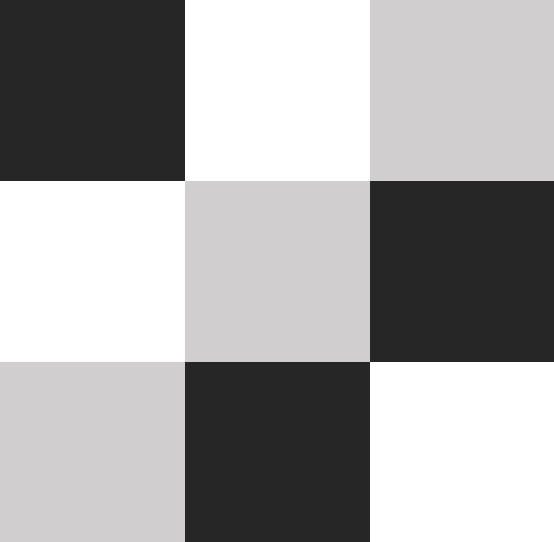
#> input picture Tarea2-HistogramaTransformaciones/sencilla.jpg, 554 x 542 px
$ python P2_5Noise.py
#> lines starting #> are read from the running program, lines starting #| are printed output that depends on the picture
import cv2
import numpy as np
import random
import matplotlib.pyplot as plt

#Crea el vector con el nombre de las intensidades de gris
def grayVector():
    a = np.zeros(256)
    for i in range (0, 256):
        a[i] = i
    return a

#Imprime el histograma en una ventana
def plotHistogram(img, title = 'Histograma'):
#> called with title = 'Histograma imagen original'
    freqArray = np.zeros(256)
    n, m = img.shape
#> n = 542; m = 554
    for i in range (0, n):
        for j in range (0, m):
            freqArray[img[i][j]] += 1

    plt.figure(figsize= (8,4))
    plt.bar(x= levelGray, height= freqArray)
    plt.title(title)
    plt.xlabel('Nivel de gris')
    plt.ylabel('Frecuencia')
    plt.grid(color = '#95a5a6', linestyle = '--', linewidth =2, axis='y', alpha = 0.7)
    plt.show()
#> figure, not shown here; tallest bar 98813 high, from x = 254.6 to 255.4


def gaussian_noise(img, mean, std):
#> called with mean = -0.02, std = 0.01
    out = img.copy()
    out = out.astype(float) / 255.0
    noise = np.random.normal(loc= mean, scale=std, size=out.shape)
    out = out + noise

    if out.min() < 0:
        low_clip = -1.
    else:
        low_clip = 0.
    out = np.clip(out, low_clip, 1.0)
    out = np.uint8(out*255)
    return out

def rayleigh_noise(img, a, b):
#> called with a = 0, b = 0.001
    out = img.copy()
    out = out.astype(float) / 255.0

    noise = np.zeros(out.shape, float)

    for i in range(out.shape[0]):
        for j in range(out.shape[1]):
            p = random.random()
            noise[i][j] = a + np.sqrt(- b* np.log(1-p))
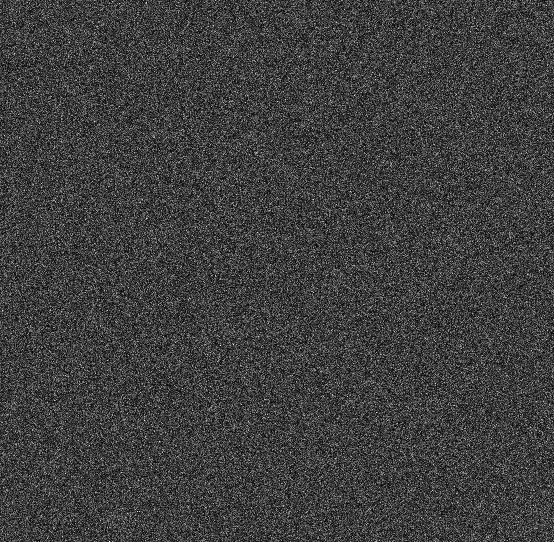
#> noise: shape (542, 554) float64; min 0.000111, max 0.112, mean 0.028; drawn with min black and max white

    out = out + noise
    out = np.uint8(out*255)
    return out

def exponential_noise(img, a):
#> called with a = 50
    out = img.copy()
    out = out.astype(float) / 255.0
    noise = np.zeros(out.shape, float)
    for i in range(out.shape[0]):
        for j in range(out.shape[1]):
            p = random.random()
            noise[i][j] = - 1 * np.log(1 - p)/a
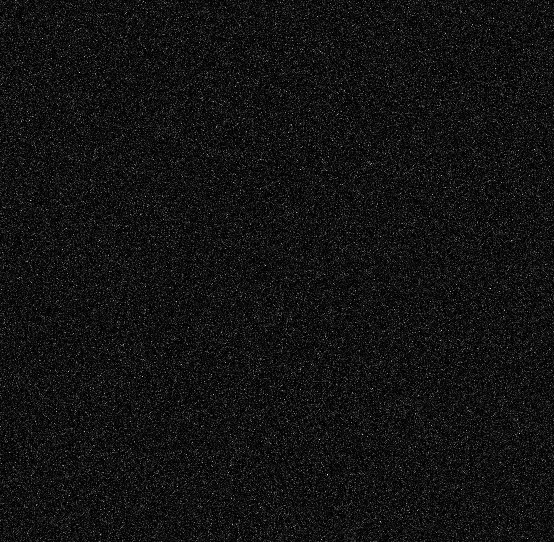
#> noise: shape (542, 554) float64; min 7.84e-08, max 0.267, mean 0.02; drawn with min black and max white

    out = out + noise
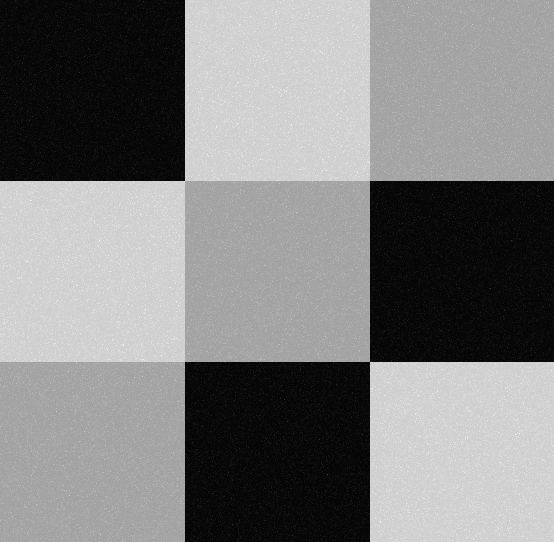
#> out: shape (542, 554) float64; min 0.13, max 1.21, mean 0.674; drawn with min black and max white
    out = np.uint8(out*255)
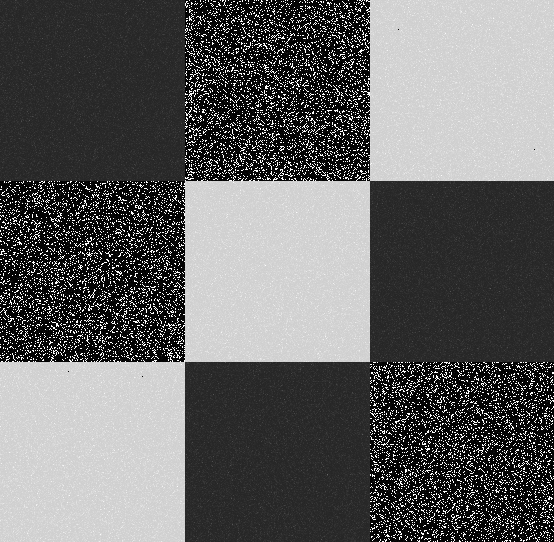
#> out: shape (542, 554); min 0, max 255, mean 101.2
    return out

def SaltPepper_Noise(img, pSalt, pPepper):
#> called with pSalt = 0.05, pPepper = 0.05
    out = img.copy()
    pSalt = 1 - pSalt
    for i in range(out.shape[0]):
        for j in range(out.shape[1]):
            p = random.random()
            if p < pPepper:
                out[i][j] = 0
            elif p > pSalt:
                out[i][j] = 255
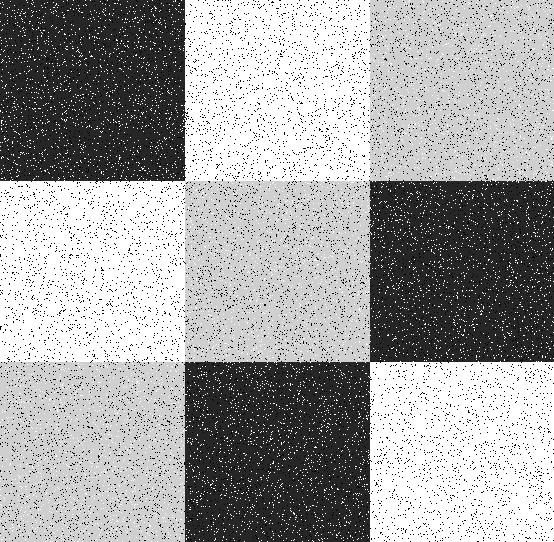
#> out: shape (542, 554); min 0, max 255, mean 162.8

    return out

levelGray = grayVector()
img = cv2.imread("sencilla.jpg", 0)

cv2.imshow('Imagen original', img)
plotHistogram(img, 'Histograma imagen original')

cv2.waitKey(0)
cv2.destroyAllWindows()

noisyImg = []
titleNoise = ['Gauss', 'Ryleigh', 'Exponencial', 'sal y pimienta']

noisyImg.append(gaussian_noise(img, -0.02, 0.01))
noisyImg.append(rayleigh_noise(img, 0, 0.001))
noisyImg.append(exponential_noise(img, 50))
noisyImg.append(SaltPepper_Noise(img, 0.05, 0.05))

for i in range(len(noisyImg)):
    cv2.imshow('Imagen con ruido '+titleNoise[i], noisyImg[i])
    #plotHistogramCV(cv2.calcHist(noisyImg[0], [0], None, [256], [0,256]), 'Histograma ruido '+titleNoise[i])
    plotHistogram(noisyImg[i], 'Histograma de imagen con ruido '+ titleNoise[i])
    cv2.waitKey(0)
    cv2.destroyWindow('Imagen con ruido '+titleNoise[i])
#> this loop made 4 passes
#> pass 1, in plotHistogram (call 2), `plt.show()`:
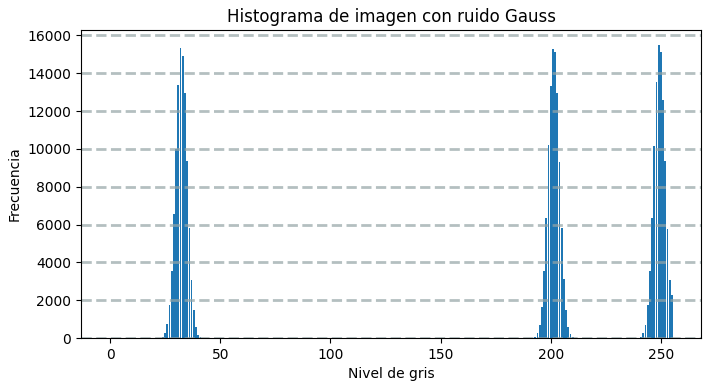
#> figure drawn by matplotlib, 1 panel; tallest bar 15515 high, from x = 248.6 to 249.4
#> pass 2, in plotHistogram (call 3), `plt.show()`:
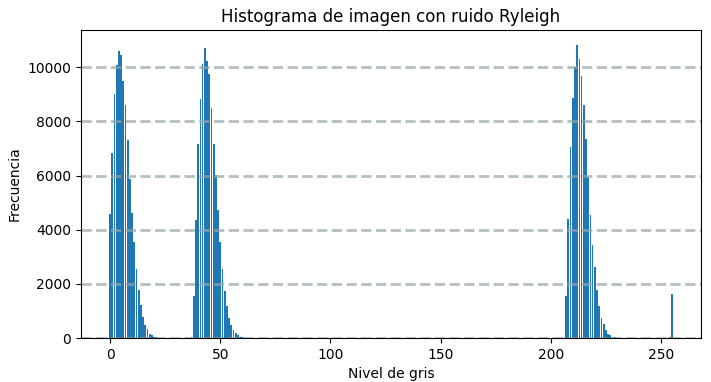
#> figure drawn by matplotlib, 1 panel; tallest bar 10832 high, from x = 211.6 to 212.4

cv2.waitKey(0)
cv2.destroyAllWindows()
